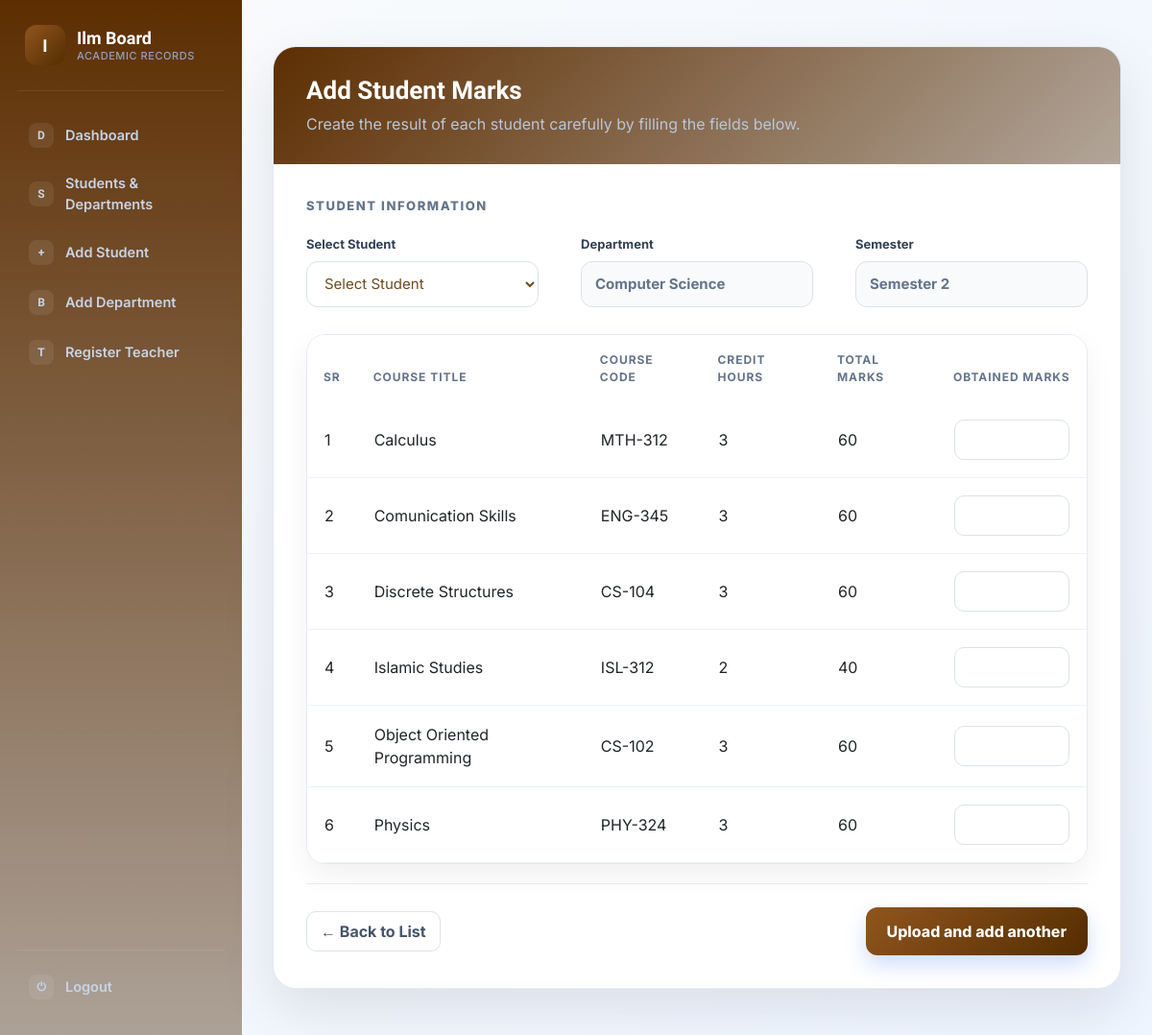
Page /add_result/29/ on the committed database.
### studentportal/models.py (models this page shows, shortened)
class Semester(models.Model):
    semester=models.IntegerField(default=1,  validators=[MinValueValidator(1), MaxValueValidator(8)])
    department=models.ForeignKey(Department,related_name='semesterdepartment', on_delete=models.CASCADE, null=True, blank=True)
    class Meta:
        unique_together=['semester','department']

class Department(models.Model):
    depart=models.CharField(max_length=100)
    def __str__(self) -> str:
        return self.depart
    class Meta:
        ordering = ['depart']

class Courses(models.Model):
    semester=models.ForeignKey(Semester,on_delete=models.CASCADE, related_name='semestercourses', null=True, blank=True)
    course_title = models.CharField(max_length=100)
    course_code = models.CharField(max_length=100)
    course_credit=models.IntegerField(null=True)
    @property
    def course_total_marks(self):
        if self.course_credit:
            return self.course_credit * 20
        return 0
    class Meta:
        ordering = ['course_title']

### studentportal/views.py (the view, shortened to what this page needs)
# urls.py: path('add_result/<id>/',add_result, name="add_result"),
def add_result(request,id):
    queryset=Student.objects.filter(semester__id=id)
    department=Semester.objects.get(id=id)
    course=Courses.objects.filter(semester__id=id)
    context={
        'queryset':queryset,
        'department':department,
        'course':course
    }
    return render(request, 'frontend/addresult.html',context)

### studentportal/models.py (called while the page is built)
    def __str__(self) -> str:
        return self.student_id

### studentportal/templates/frontend/addresult.html (shortened to what this page needs)
{% extends "base.html" %}
{% block start %}
<div class="student-shell">
  <form class="form-card" method="post" enctype="multipart/form-data">
    <div class="form-head">
      <h1>Add Student Marks</h1>
      <p>Create the result of each student carefully by filling the fields below.</p>
    </div>
    <div class="form-body">
      <div class="section-title">Student Information</div>
      <div class="row">
        <div class="field">
          <label>Select Student</label>
          <select name="studentid" required>
            <option value="" selected disabled>Select Student</option>
          </select>
        </div>
        <div class="field">
          <label>Department</label>
          <output>{{department.department}}</output>
        </div>
        <div class="field">
          <label>Semester</label>
          <output>Semester {{department.semester}}</output>
        </div>
      </div>
      <div class="table-card">
        <table class="table">
          <thead>
            <tr>
              <th>Sr</th>
              <th>Course Title</th>
              <th>Course Code</th>
              <th>Credit Hours</th>
              <th>Total Marks</th>
              <th>Obtained Marks</th>
            </tr>
          </thead>
          <tbody>
            {% for student in course %}
            <tr>
              <td>{{forloop.counter}}</td>
              <td>{{student.course_title}}<input type="hidden" name="coursetitle" value="{{ student.id }}"></td>
              <td>{{student.course_code}}</td>
              <td>{{student.course_credit}}</td>
              <td>{{student.course_total_marks}}</td>
              <td><input name="obtainmarks" type="number" required></td>
            </tr>
            {% endfor %}
          </tbody>
        </table>
      </div>
      <div class="actions">
        <a href="{% url 'students' id=department.id %}" class="back-btn">← Back to List</a>
        <button type="submit" class="btn-main">Upload and add another</button>
      </div>
    </div>
  </form>
</div>
{% endblock %}

### studentportal/templates/base.html (style rules this page uses)
:root { --navy:#5d2e02; --navy-deep:#3e1f0066; --blue:#90551e; --blue-dark:#5d2e0265; --cyan:#542d01; --amber:#ffa200; --green:#795f02; --red:#c02c2c; --ink:#5d3a05e6; --muted:#64748b; --line:#e5eaf1; --soft:#f6f8fc; --card:#ffffff; --r-lg:20px; --r-md:14px; --shadow-soft:0 12px 30px rgba(15,23,42,.06); --shadow-strong:0 22px 55px rgba(15,23,42,.10); --font-display:'Sora',system-ui,sans-serif; --font-body:'Inter',system-ui,sans-serif; }
* { box-sizing:border-box }
body { margin:0;font-family:var(--font-body);color:var(--ink);background:var(--soft);-webkit-font-smoothing:antialiased }
h1,h2,h3,.form-head h1,.brand-word { font-family:var(--font-display) }
table { border-collapse:collapse;width:100%;margin-top:20px }
th,td { padding:10px;text-align:left }
.back-btn { color:#475569;text-decoration:none;font-weight:700;padding:8px 14px;background:#fff;border:1px solid #dbe2ea;border-radius:10px;display:inline-flex;align-items:center;gap:6px;transition:.15s }
.btn-main { border:0;border-radius:12px;background:linear-gradient(135deg,var(--blue),var(--cyan));color:#fff;padding:13px 22px;font-weight:750;cursor:pointer;box-shadow:0 10px 22px rgba(37,99,235,.22);text-decoration:none;display:inline-flex;align-items:center;justify-content:center;gap:8px;transition:.15s }

### studentportal/templates/frontend/addresult.html (style rules this page uses)
.student-shell { min-height:100vh;background:linear-gradient(135deg,#f8fafc 0%,#eef5ff 100%);padding:48px 32px }
.form-card { max-width:980px;margin:auto;background:#fff;border:1px solid rgba(226,232,240,.9);border-radius:24px;box-shadow:var(--shadow-strong);overflow:hidden }
.form-head { padding:30px 34px;background:linear-gradient(135deg,var(--navy),var(--navy-deep));color:#fff }
.form-head h1 { font-size:26px;font-weight:750;margin:0 }
.form-head p { margin:7px 0 0;color:#b9c6da }
.form-body { padding:34px }
.section-title { font-size:13px;text-transform:uppercase;letter-spacing:.12em;color:var(--muted);font-weight:800;margin:0 0 20px }
.row { display:grid;grid-template-columns:repeat(3,1fr);gap:0 20px;margin-bottom:8px }
.field { margin-bottom:20px }
.field label { display:block;font-size:13px;font-weight:700;color:#334155;margin-bottom:8px }
.field input,.field select { width:100%;min-height:48px;border:1px solid #dbe2ea;border-radius:12px;padding:0 14px;font-size:15px;color:var(--ink);background:#fff;transition:.2s;box-sizing:border-box;font-family:var(--font-body) }
.field output { display:flex;align-items:center;width:100%;min-height:48px;border:1px solid #dbe2ea;border-radius:12px;padding:0 14px;font-size:15px;color:var(--muted);background:#f8fafc;font-weight:700;box-sizing:border-box }
.table-card { background:#fff;border:1px solid var(--line);border-radius:20px;overflow:hidden;box-shadow:var(--shadow-soft);margin-top:8px }
table { margin:0!important }
thead { background:#f8fafc }
th { border:0!important;color:var(--muted)!important;font-size:12px;text-transform:uppercase;letter-spacing:.08em;padding:17px!important }
td { padding:18px!important;vertical-align:middle!important;border-color:#eef2f7!important;color:#334155;border-bottom:1px solid #eef2f7 }
td input[type="number"] { width:120px;min-height:42px;border:1px solid #dbe2ea;border-radius:10px;padding:0 12px;font-size:14px;font-family:var(--font-body) }
.actions { display:flex;justify-content:space-between;align-items:center;gap:12px;margin-top:20px;padding-top:24px;border-top:1px solid var(--line) }

### rows in the picture
Semester: department "Computer Science", semester "2"
Courses: course_title "Calculus", course_code "MTH-312", course_credit "3", course_total_marks "60"
Courses: course_title "Comunication Skills", course_code "ENG-345", course_credit "3", course_total_marks "60"
Courses: course_title "Discrete Structures", course_code "CS-104", course_credit "3", course_total_marks "60"
Courses: course_title "Islamic Studies", course_code "ISL-312", course_credit "2", course_total_marks "40"
Courses: course_title "Object Oriented Programming", course_code "CS-102", course_credit "3", course_total_marks "60"
Courses: course_title "Physics", course_code "PHY-324", course_credit "3", course_total_marks "60"
